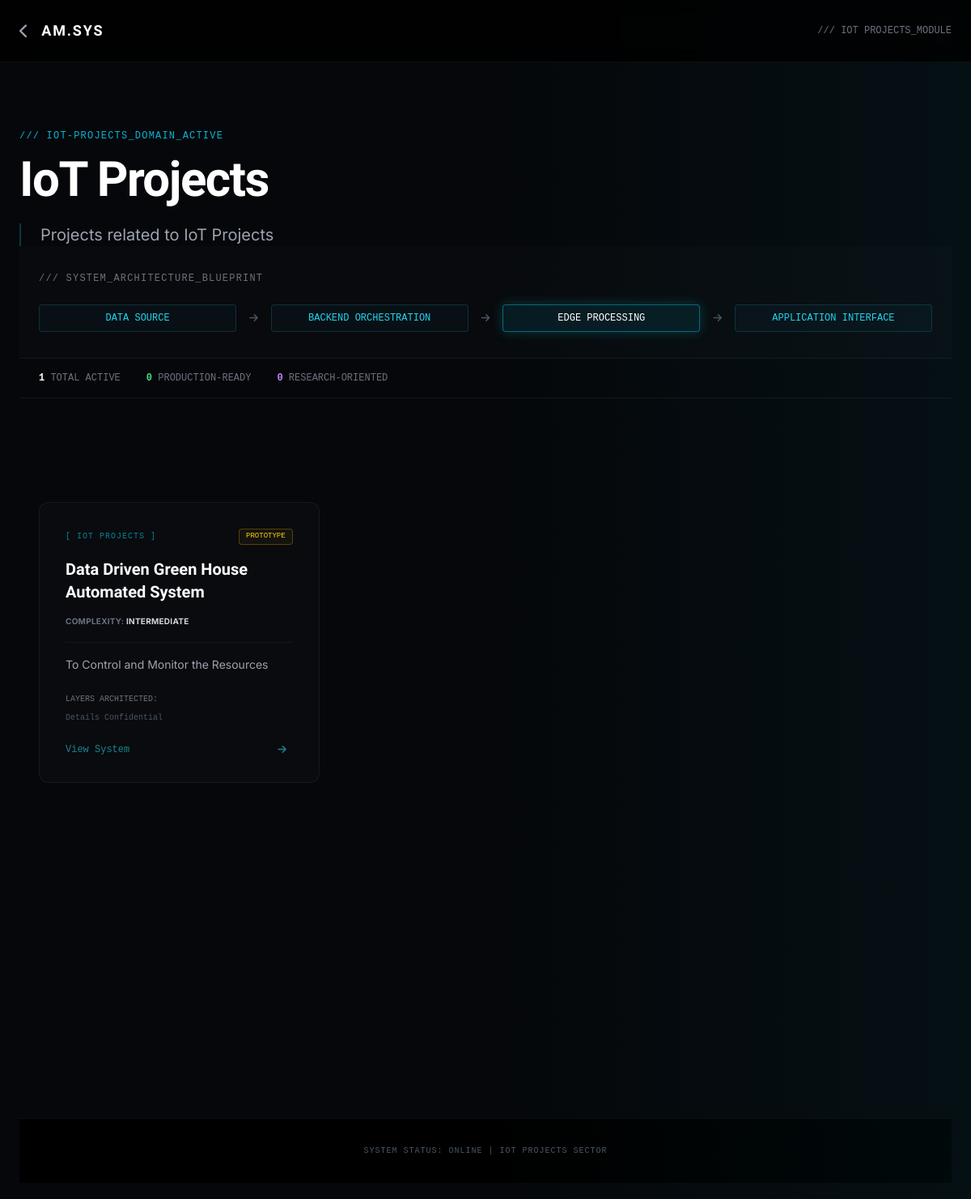
The app's page /projects/iot-projects/ with its own data.
### projects/models.py (models this page shows, shortened)
class Category(models.Model):
    name = models.CharField(max_length=100)
    slug = models.SlugField(unique=True)
    description = models.TextField(blank=True, help_text="Short description (1 line)")
    scope_statement = models.TextField(blank=True, null=True, help_text="Scope statement (2-3 lines)")
    icon = models.ImageField(upload_to="category_icons/", blank=True, null=True)
    system_node = models.ForeignKey('core.SystemNode', on_delete=models.SET_NULL, blank=True, null=True, related_name="categories", help_text="Link to System Universe Node")
    order = models.IntegerField(default=0, help_text="Display order")
    is_active = models.BooleanField(default=True)
    updated_at = models.DateTimeField(auto_now=True)
    class Meta:
        verbose_name_plural = "Categories"
        ordering = ['order', 'name']

class Project(models.Model):
    category = models.ForeignKey(Category, on_delete=models.CASCADE)
    title = models.CharField(max_length=200)
    short_description = models.TextField()
    full_description = RichTextField(blank=True, null=True)
    technologies = models.ManyToManyField(Technology, blank=True, related_name="projects")
    tech_stack = models.JSONField(help_text="List of technologies used (Legacy)", default=list, blank=True)
    github_link = models.URLField(blank=True, null=True)
    live_link = models.URLField(blank=True, null=True)
    docs_link = models.URLField(blank=True, null=True)
    cover_image = models.ImageField(upload_to="projects/")
    created_at = models.DateTimeField(auto_now_add=True)
    updated_at = models.DateTimeField(auto_now=True)
    featured = models.BooleanField(default=False)
    architecture_image = models.ImageField(upload_to="architecture/", blank=True, null=True)
    problem_statement = RichTextField(blank=True, null=True)
    solution_overview = RichTextField(blank=True, null=True, help_text="High-level system explanation")
    system_architecture = RichTextField(blank=True, null=True, help_text="Layer breakdown and data flow")
    domain_tags = models.JSONField(default=list, blank=True)
    capabilities = models.JSONField(default=list, blank=True)
    implementation_details = RichTextField(blank=True, null=True)
    results = RichTextField(blank=True, null=True)
    slug = models.SlugField(unique=True, blank=True)
    is_active = models.BooleanField(default=True)
    trust_real_world = models.BooleanField(default=False)
    trust_live_data = models.BooleanField(default=False)
    trust_production_ready = models.BooleanField(default=False)
    trust_hardware_integrated = models.BooleanField(default=False)
    COMPLEXITY_CHOICES = [
        ('Intermediate', 'Intermediate'),
        ('Advanced', 'Advanced'),
        ('Research', 'Research'),
        ('Production', 'Production'),
    ]
    STATUS_CHOICES = [
        ('Prototype', 'Prototype'),
        ('Production', 'Production'),
        ('Research', 'Research'),
        ('Experimental', 'Experimental'),
    ]
    complexity = models.CharField(max_length=20, choices=COMPLEXITY_CHOICES, default='Intermediate')
    deployment_status = models.CharField(max_length=20, choices=STATUS_CHOICES, default='Prototype')
    system_layers = models.JSONField(default=list, blank=True, help_text="List of layers e.g. ['Hardware', 'Backend', 'AI', 'Application']", verbose_name="System Layers (JSON)")

### projects/views.py (the view)
# urls.py: path('<slug:category_slug>/', views.category_projects, name='category_projects'),
def category_projects(request, category_slug):
    category = get_object_or_404(Category, slug=category_slug)
    projects = Project.objects.filter(category=category, is_active=True).order_by('?') # Random order for now or use specific ordering
    production_count = projects.filter(deployment_status='Production').count()
    research_count = projects.filter(complexity='Research').count()
    tech_filter = request.GET.get('tech')
    if tech_filter:
        projects = projects.filter(tech_stack__icontains=tech_filter)
    context = {
        "category": category,
        "projects": projects,
        "active_filter": tech_filter,
        "production_count": production_count,
        "research_count": research_count,
    }
    return render(request, "projects/category.html", context)

### templates/projects/category.html (shortened to what this page needs)
<!DOCTYPE html>
<html lang="en">
<head>
    <script src="https://cdn.tailwindcss.com"></script>
    <link rel="stylesheet" href="https://cdnjs.cloudflare.com/ajax/libs/font-awesome/6.4.0/css/all.min.css">
</head>
<body class="antialiased">
    <nav class="fixed top-0 w-full z-50 px-6 py-6 flex justify-between items-center bg-black/80 backdrop-blur-md border-b border-white/5">
        <div class="flex items-center gap-4">
            <a href="/" class="text-gray-400 hover:text-cyan-400 transition-colors">
                <i class="fas fa-chevron-left text-lg"></i>
            </a>
            <a href="/" class="font-scifi font-bold text-lg tracking-widest text-white hover:text-cyan-400 transition-colors">
                AM.SYS
            </a>
        </div>
        <div class="font-mono text-xs text-gray-500">
            /// {{ category.name|upper }}_MODULE
        </div>
    </nav>
    <section class="pt-40 pb-12 px-6 border-b border-white/5 relative overflow-hidden">
        <div class="absolute top-0 right-0 w-1/2 h-full bg-gradient-to-l from-cyan-500/5 to-transparent pointer-events-none"></div>
        <div class="max-w-7xl mx-auto">
            <div class="font-mono text-cyan-500 text-xs mb-4 tracking-widest uppercase animate-pulse">
                /// {{ category.slug }}_domain_active
            </div>
            <h1 class="font-scifi text-4xl md:text-6xl font-bold text-white mb-6 tracking-tight">
                {{ category.name }}
            </h1>
            <p class="font-inter text-gray-400 text-lg md:text-xl leading-relaxed max-w-2xl border-l-2 border-cyan-500/30 pl-6">
                {{ category.description }}
            </p>
    <section class="border-b border-white/5 bg-white/[0.01]">
        <div class="max-w-7xl mx-auto px-6 py-8">
            <h3 class="font-mono text-xs text-gray-500 uppercase mb-6 tracking-widest text-center md:text-left">/// SYSTEM_ARCHITECTURE_BLUEPRINT</h3>
            <div class="flex flex-col md:flex-row items-center justify-between gap-4 font-mono text-xs text-cyan-400">
                <div class="px-4 py-2 border border-cyan-900/50 rounded bg-cyan-900/10 w-full text-center">
                    DATA SOURCE
                </div>
                <i class="fas fa-arrow-right text-gray-600 rotate-90 md:rotate-0"></i>
                <div class="px-4 py-2 border border-cyan-900/50 rounded bg-cyan-900/10 w-full text-center">
                    BACKEND ORCHESTRATION
                </div>
                <i class="fas fa-arrow-right text-gray-600 rotate-90 md:rotate-0"></i>
                <div class="px-4 py-2 border border-cyan-500/50 rounded bg-cyan-500/10 text-white w-full text-center shadow-[0_0_15px_rgba(0,245,255,0.2)]">
                    {% if "AI" in category.name %}AI INFERENCE ENGINE{% elif "IoT" in category.name %}EDGE PROCESSING{% else %}CORE LOGIC{% endif %}
                </div>
                <i class="fas fa-arrow-right text-gray-600 rotate-90 md:rotate-0"></i>
                <div class="px-4 py-2 border border-cyan-900/50 rounded bg-cyan-900/10 w-full text-center">
                    APPLICATION INTERFACE
                </div>
            </div>
        </div>
    </section>
    <section class="border-b border-white/5">
        <div class="max-w-7xl mx-auto px-6 py-4 flex flex-wrap justify-center md:justify-start gap-4 md:gap-8 font-mono text-xs text-gray-500">
            <div>
                <span class="text-white font-bold">{{ projects.count }}</span> TOTAL ACTIVE
            </div>
            <div>
                <span class="text-green-400 font-bold">{{ production_count }}</span> PRODUCTION-READY
            </div>
            <div>
                <span class="text-purple-400 font-bold">{{ research_count }}</span> RESEARCH-ORIENTED
            </div>
        </div>
    </section>
    <section class="section-gap min-h-[60vh]">
        <div class="max-w-7xl mx-auto px-6">
            {% if projects %}
            <div class="grid grid-cols-1 md:grid-cols-2 lg:grid-cols-3 gap-6 md:gap-8">
                {% for project in projects %}
                <a href="/projects/{{ category.slug }}/{{ project.slug }}/" class="glass-card p-8 rounded-xl flex flex-col h-full group relative overflow-hidden border border-white/5 hover:border-cyan-500/30">
                    <div class="flex justify-between items-center mb-4">
                        <span class="font-mono text-[10px] text-cyan-500/70 tracking-widest uppercase">[ {{ category.name }} ]</span>
                        <span class="font-mono text-[9px] px-2 py-0.5 rounded border
                            {% if project.deployment_status == 'Production' %}border-green-500/30 text-green-400 bg-green-500/5
                            {% elif project.deployment_status == 'Prototype' %}border-yellow-500/30 text-yellow-400 bg-yellow-500/5
                            {% else %}border-purple-500/30 text-purple-400 bg-purple-500/5{% endif %}">
                            {{ project.deployment_status|upper }}
                        </span>
                    </div>
                    <h3 class="font-scifi text-xl font-bold text-white mb-2 group-hover:text-cyan-400 transition-colors">
                        {{ project.title }}
                    </h3>
                    <div class="mb-4">
                        <span class="font-inter text-[10px] font-bold text-gray-500 uppercase tracking-wide">
                            COMPLEXITY: <span class="text-gray-300">{{ project.complexity }}</span>
                        </span>
                    </div>
                    <p class="font-inter text-sm text-gray-400 leading-relaxed mb-6 border-t border-white/5 pt-4">
                        {{ project.short_description|truncatewords:20 }}
                    </p>
                    <div class="mt-auto mb-6">
                        <div class="font-mono text-[10px] text-gray-500 mb-2 uppercase">Layers Architected:</div>
                        <div class="flex flex-wrap gap-2 text-[10px] font-mono text-cyan-300">
                            {% for layer in project.system_layers %}
                            <span class="flex items-center gap-1"><span class="w-1 h-1 bg-cyan-500 rounded-full"></span>{{ layer }}</span>
                            {% empty %}
                            <span class="text-gray-600">Details Confidential</span>
                            {% endfor %}
                        </div>
                    </div>
                    <div class="flex justify-between items-center font-mono text-xs text-cyan-400 opacity-60 group-hover:opacity-100 transition-opacity">
                        <span>View System</span>
                        <i class="fas fa-arrow-right transform -translate-x-2 group-hover:translate-x-0 transition-transform"></i>
                    </div>
                </a>
                {% endfor %}
            </div>
            {% endif %}
        </div>
    </section>
    <footer class="border-t border-white/5 py-8 text-center bg-black">
        <div class="font-mono text-[10px] text-gray-600 uppercase tracking-widest">
            SYSTEM STATUS: ONLINE | {{ category.name }} SECTOR
        </div>
    </footer>
</body>
</html>

### templates/projects/category.html (style rules this page uses)
:root { --bg-deep: #05070A; --text-main: #E6F1FF; --cyan-core: #00F5FF; }
body { background-color: var(--bg-deep); color: var(--text-main); font-family: 'Inter', sans-serif; overflow-x: hidden; margin: 0; }
.font-scifi { font-family: 'Orbitron', sans-serif; }
.font-mono { font-family: 'JetBrains Mono', monospace; }
.glass-card { background: rgba(255, 255, 255, 0.02); border: 1px solid rgba(255, 255, 255, 0.05); transition: all 0.3s ease; }
.section-gap { padding: 4rem 0; }
@media (min-width: 768px) { .section-gap { padding: 8rem 0; } }

### records on screen
Category: name "IOT PROJECTS", slug "IOT-PROJECTS", name "IoT Projects", description "Projects related to IoT Projects"
Project: deployment_status "PROTOTYPE", title "Data Driven Green House Automated System", complexity "INTERMEDIATE", short_description "To Control and Monitor the Resources"

### other values on screen
{{ projects.count }} "1"
{{ production_count }} "0"
{{ research_count }} "0"
